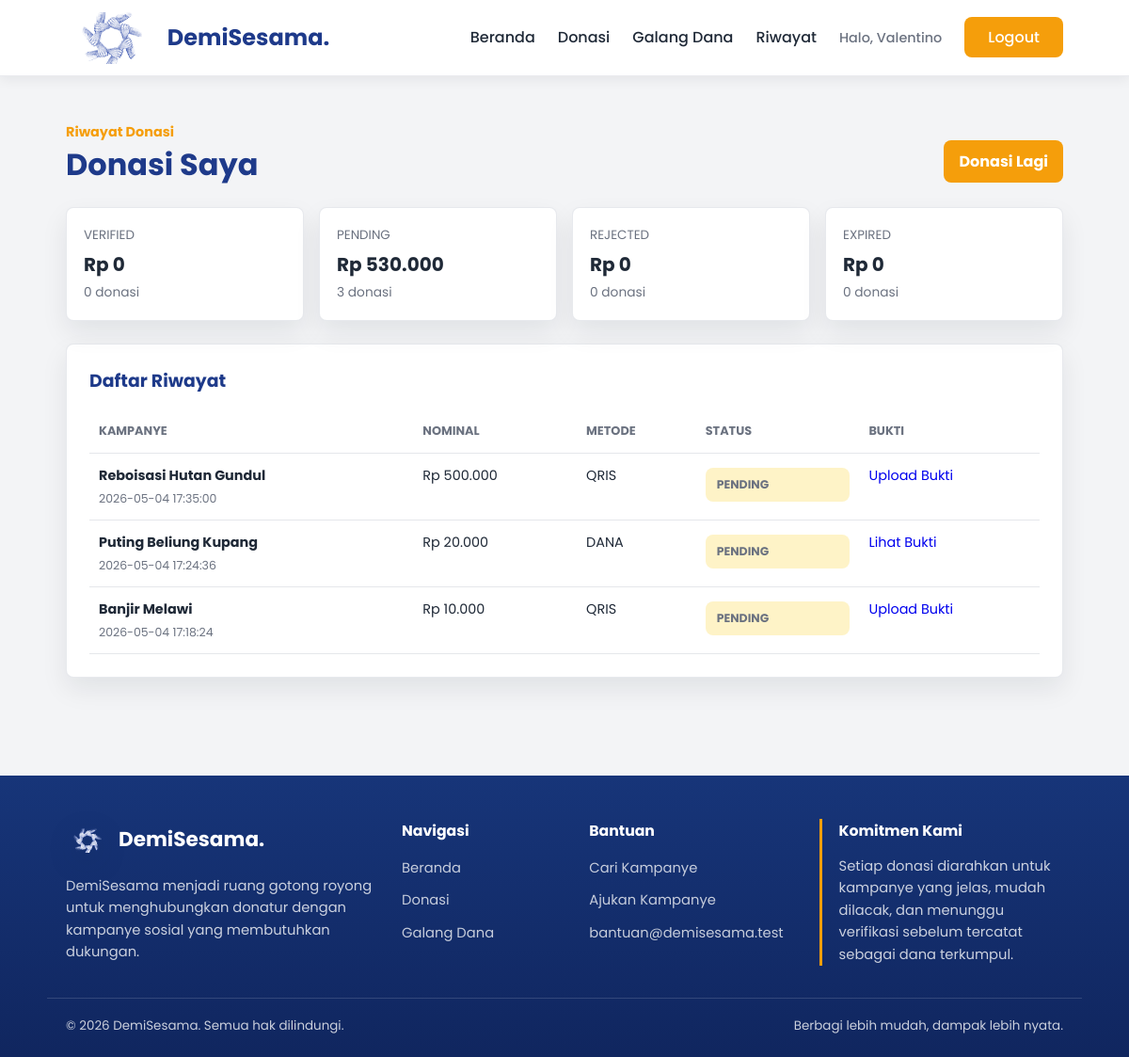
The app's page /pages/riwayat-donasi.php (signed in) with its own data.
### tables this page shows
CREATE TABLE `donasi` (
  `id_donasi` int(11) NOT NULL AUTO_INCREMENT,
  `id_donatur` int(11) NOT NULL,
  `id_kampanye` int(11) NOT NULL,
  `nominal_donasi` decimal(15,2) NOT NULL,
  `metode_pembayaran` varchar(50) NOT NULL,
  `pesan_dukungan` text DEFAULT NULL,
  `bukti_transfer` varchar(255) DEFAULT NULL,
  `status` enum('PENDING','VERIFIED','REJECTED','EXPIRED') DEFAULT 'PENDING',
  `waktu_donasi` timestamp NOT NULL DEFAULT current_timestamp(),
  `waktu_kadaluarsa` datetime DEFAULT NULL,
  PRIMARY KEY (`id_donasi`),
  KEY `id_donatur` (`id_donatur`),
  KEY `id_kampanye` (`id_kampanye`),
  CONSTRAINT `donasi_ibfk_1`
    FOREIGN KEY (`id_donatur`)
    REFERENCES `donatur` (`id_donatur`)
    ON DELETE CASCADE,
  CONSTRAINT `donasi_ibfk_2`
    FOREIGN KEY (`id_kampanye`)
    REFERENCES `kampanye` (`id_kampanye`)
    ON DELETE CASCADE
);

CREATE TABLE `kampanye` (
  `id_kampanye` int(11) NOT NULL AUTO_INCREMENT,
  `id_penyelenggara` int(11) NOT NULL,
  `judul_kampanye` varchar(100) NOT NULL,
  `kategori` varchar(50) NOT NULL,
  `lokasi` varchar(100) NOT NULL,
  `deskripsi` varchar(1000) NOT NULL,
  `target_dana` int(15) NOT NULL,
  `dana_terkumpul` int(15) NOT NULL DEFAULT 0,
  `batas_waktu` date NOT NULL,
  `gambar_poster` varchar(255) NOT NULL,
  `status` ENUM('pending', 'approved', 'rejected', 'completed') NOT NULL DEFAULT 'pending',
  PRIMARY KEY (`id_kampanye`),
  KEY `id_penyelenggara` (`id_penyelenggara`),
  CONSTRAINT `kampanye_ibfk_1`
    FOREIGN KEY (`id_penyelenggara`)
    REFERENCES `penyelenggara` (`id_penyelenggara`)
    ON DELETE CASCADE
    ON UPDATE CASCADE
);

CREATE TABLE `metode_pembayaran` (
  `id_metode` int(11) NOT NULL AUTO_INCREMENT,
  `kode` varchar(50) NOT NULL,
  `label` varchar(100) NOT NULL,
  `tipe` enum('qris','ewallet','bank') NOT NULL DEFAULT 'bank',
  `nomor_tujuan` varchar(100) DEFAULT NULL,
  `nama_pemilik` varchar(100) DEFAULT NULL,
  `instruksi` varchar(255) NOT NULL,
  `gambar` varchar(255) DEFAULT NULL,
  `aktif` tinyint(1) NOT NULL DEFAULT 1,
  PRIMARY KEY (`id_metode`),
  UNIQUE KEY `kode` (`kode`)
);

### components/path_helper.php (called while the page is built, shortened)
<?php
if (!function_exists('appBaseUrl')) {
    function appBaseUrl() {
        static $base_url = null;
        if ($base_url !== null) {
            return $base_url;
        }
        $document_root = realpath($_SERVER['DOCUMENT_ROOT'] ?? '');
        $project_root = realpath(dirname(__DIR__));
        if ($document_root && $project_root && strpos($project_root, $document_root) === 0) {
            $relative = trim(str_replace('\\', '/', substr($project_root, strlen($document_root))), '/');
            $base_url = '/' . ($relative !== '' ? $relative . '/' : '');
            return $base_url;
        }
        $script_name = str_replace('\\', '/', $_SERVER['SCRIPT_NAME'] ?? '/');
        $base_url = preg_replace('#/(admin|auth|pages)/[^/]*$#', '/', $script_name);
        $base_url = preg_replace('#/[^/]*$#', '/', $base_url);
        return $base_url ?: '/';
    }
}
if (!function_exists('url_for')) {
    function url_for($path = '') {
        $path = (string) $path;
        return appBaseUrl() . ltrim($path, '/');
    }
}
if (!function_exists('asset_url')) {
    function asset_url($path) {
        return url_for($path);
    }
}
if (!function_exists('current_page_path')) {
    function current_page_path() {
        $script_name = str_replace('\\', '/', $_SERVER['SCRIPT_NAME'] ?? '');
        $base_url = appBaseUrl();
        return ltrim(basename($script_name), '/');
    }
}
?>

### components/donation_helper.php (called while the page is built, shortened)
<?php
require_once __DIR__ . "/path_helper.php";
if (!function_exists('e')) {
    function e($value) {
        return htmlspecialchars((string) $value, ENT_QUOTES, 'UTF-8');
    }
}
if (!function_exists('formatRupiah')) {
    function formatRupiah($value) {
        return "Rp " . number_format((float) $value, 0, ',', '.');
    }
}
if (!function_exists('paymentMethodsTableAvailable')) {
    function paymentMethodsTableAvailable($conn) {
        $result = mysqli_query($conn, "SHOW TABLES LIKE 'metode_pembayaran'");
        return $result && mysqli_num_rows($result) > 0;
    }
}
if (!function_exists('paymentMethods')) {
    function paymentMethods($active_only = true) {
        global $conn;
        if (isset($conn) && $conn && paymentMethodsTableAvailable($conn)) {
            $where = $active_only ? "WHERE aktif = 1" : "";
            $result = mysqli_query(
                $conn,
                "SELECT kode, label, tipe, nomor_tujuan, nama_pemilik, instruksi, gambar
                 FROM metode_pembayaran
                 {$where}
                 ORDER BY label ASC"
            );
            $methods = [];
            if ($result) {
                while ($row = mysqli_fetch_assoc($result)) {
                    $methods[$row['kode']] = [
                        'label' => $row['label'],
                        'type' => $row['tipe'],
                        'account' => $row['nomor_tujuan'],
                        'account_name' => $row['nama_pemilik'],
                        'instruction' => $row['instruksi'],
                        'image' => $row['gambar'],
                    ];
                }
            }
            if (!empty($methods)) {
                return $methods;
            }
        }
        return defaultPaymentMethods();
    }
}
if (!function_exists('normalizePaymentMethod')) {
    function normalizePaymentMethod($method) {
        $method = strtolower(trim((string) $method));
        if ($method === 'qris') {
            return 'qris';
        }
        return $method;
    }
}
if (!function_exists('getPaymentMethod')) {
    function getPaymentMethod($method) {
        $methods = paymentMethods();
        $key = normalizePaymentMethod($method);
        return $methods[$key] ?? null;
    }
}
?>

### components/auth.php (called while the page is built, shortened)
<?php
require_once __DIR__ . "/donation_helper.php";
if (!function_exists('currentDonorId')) {
    function currentDonorId() {
        return (int) ($_SESSION['id_donatur'] ?? 0);
    }
}
?>

### pages/riwayat-donasi.php (the view, shortened to what this page needs)
<?php
require_once("../components/db_conn.php");
require_once("../components/auth.php");
require_once("../components/donation_helper.php");
$id_donatur = currentDonorId();
$summary = [
    'VERIFIED' => ['total' => 0, 'count' => 0],
    'PENDING' => ['total' => 0, 'count' => 0],
    'REJECTED' => ['total' => 0, 'count' => 0],
    'EXPIRED' => ['total' => 0, 'count' => 0],
];
$stmt = mysqli_prepare(
    $conn,
    "SELECT status, COUNT(*) AS total_donasi, COALESCE(SUM(nominal_donasi), 0) AS total_nominal
     FROM donasi
     WHERE id_donatur = ?
     GROUP BY status"
);
if ($stmt) {
    mysqli_stmt_bind_param($stmt, "i", $id_donatur);
    mysqli_stmt_execute($stmt);
    $result = mysqli_stmt_get_result($stmt);
    while ($row = $result ? mysqli_fetch_assoc($result) : null) {
        $summary[$row['status']] = [
            'total' => (float) $row['total_nominal'],
            'count' => (int) $row['total_donasi'],
        ];
    }
}
$stmt = mysqli_prepare(
    $conn,
    "SELECT d.*, k.judul_kampanye, k.gambar_poster
     FROM donasi d
     INNER JOIN kampanye k ON k.id_kampanye = d.id_kampanye
     WHERE d.id_donatur = ?
     ORDER BY d.waktu_donasi DESC"
);
$donations = [];
if ($stmt) {
    mysqli_stmt_bind_param($stmt, "i", $id_donatur);
    mysqli_stmt_execute($stmt);
    $result = mysqli_stmt_get_result($stmt);
    while ($row = $result ? mysqli_fetch_assoc($result) : null) {
        $donations[] = $row;
    }
}
?>
<!DOCTYPE html>
<html lang="id">
<head>
    <link rel="stylesheet" href="<?php echo asset_url('css/global.css?v=3'); ?>">
    <link rel="stylesheet" href="<?php echo asset_url('css/form.css?v=3'); ?>">
    <link rel="stylesheet" href="<?php echo asset_url('css/admin.css?v=1'); ?>">
</head>
<body>
    <?php include_once("../components/nav.php") ?>
    <main class="admin-page">
        <div class="container">
            <div class="admin-heading">
                <div>
                    <span>Riwayat Donasi</span>
                    <h1>Donasi Saya</h1>
                </div>
                <a href="<?php echo url_for('index.php#kampanye'); ?>" class="admin-primary-link">Donasi Lagi</a>
            </div>
            <section class="admin-stats">
                <?php foreach (['VERIFIED', 'PENDING', 'REJECTED', 'EXPIRED'] as $status): ?>
                    <div class="admin-stat-card">
                        <span><?php echo e($status); ?></span>
                        <strong><?php echo formatRupiah($summary[$status]['total']); ?></strong>
                        <p><?php echo (int) $summary[$status]['count']; ?> donasi</p>
                    </div>
                <?php endforeach; ?>
            </section>
            <section class="admin-panel">
                <h2>Daftar Riwayat</h2>
                <div class="admin-table-wrap">
                    <table class="admin-table">
                        <thead>
                            <tr>
                                <th>Kampanye</th>
                                <th>Nominal</th>
                                <th>Metode</th>
                                <th>Status</th>
                                <th>Bukti</th>
                            </tr>
                        </thead>
                        <tbody>
                            <?php foreach ($donations as $donasi): ?>
                                <?php $payment = getPaymentMethod($donasi['metode_pembayaran']); ?>
                                <tr>
                                    <td>
                                        <strong><?php echo e($donasi['judul_kampanye']); ?></strong>
                                        <span><?php echo e($donasi['waktu_donasi']); ?></span>
                                    </td>
                                    <td><?php echo formatRupiah($donasi['nominal_donasi']); ?></td>
                                    <td><?php echo e($payment['label'] ?? $donasi['metode_pembayaran']); ?></td>
                                    <td><span class="status-badge status-<?php echo strtolower(e($donasi['status'])); ?>"><?php echo e($donasi['status']); ?></span></td>
                                    <td>
                                        <?php if (!empty($donasi['bukti_transfer'])): ?>
                                            <a href="<?php echo e(asset_url($donasi['bukti_transfer'])); ?>" target="_blank" rel="noopener">Lihat Bukti</a>
                                        <?php elseif ($donasi['status'] === 'PENDING'): ?>
                                            <a href="<?php echo url_for('pages/verif.php?id=' . (int) $donasi['id_donasi']); ?>">Upload Bukti</a>
                                        <?php else: ?>
                                            <span>-</span>
                                        <?php endif; ?>
                                    </td>
                                </tr>
                            <?php endforeach; ?>
                        </tbody>
                    </table>
                </div>
            </section>
        </div>
    </main>
    <?php include_once("../components/footer.php") ?>
</body>
</html>

### CSS/global.css (style rules this page uses)
:root { --primary: #1E3A8A; --primary-hover: #3B82F6; --button: #F59E0B; --button-hover: #D97706; --bg-body: #F3F4F6; --white: #FFFFFF; --main-text: #1F2937; --text-desc: #6B7280; --border: #E5E7EB; --danger: #DC2626; --shadow-soft: 0 12px 28px rgba(15, 23, 42, 0.08); --shadow-hover: 0 18px 38px rgba(15, 23, 42, 0.14); }
* { margin: 0; padding: 0; box-sizing: border-box; font-family: 'Poppins', sans-serif; }
body { background-color: var(--bg-body); color: var(--main-text); line-height: 1.6; min-height: 100vh; }
.container { max-width: 1100px; margin: 0 auto; padding: 0 20px; }
a { text-decoration: none; }
html { scroll-behavior: smooth; }

### CSS/form.css (style rules this page uses)
.status-badge { display: inline-flex; align-items: center; min-height: 36px; padding: 8px 12px; border-radius: 8px; font-size: 0.82rem; font-weight: 700; letter-spacing: 0; background-color: #FEF3C7; color: #92400E; }

### CSS/admin.css (style rules this page uses)
.admin-page { min-height: 78vh; padding: 48px 0; }
.admin-heading { display: flex; align-items: flex-end; justify-content: space-between; gap: 18px; margin-bottom: 26px; }
.admin-heading span { color: var(--button); display: block; font-size: 0.9rem; font-weight: 700; margin-bottom: 4px; }
.admin-heading h1 { color: var(--primary); line-height: 1.2; }
.admin-primary-link, .admin-secondary-link, .admin-cancel-link { border-radius: 8px; display: inline-flex; font-weight: 700; justify-content: center; padding: 10px 16px; }
.admin-primary-link { background-color: var(--button); color: var(--white); }
.admin-stats, .admin-menu-grid, .admin-summary-grid { display: grid; gap: 16px; }
.admin-stats { grid-template-columns: repeat(4, minmax(0, 1fr)); margin-bottom: 24px; }
.admin-stat-card, .admin-menu-card, .admin-summary-card, .admin-panel { background-color: var(--white); border: 1px solid rgba(229, 231, 235, 0.9); border-radius: 8px; box-shadow: var(--shadow-soft); }
.admin-stat-card { padding: 18px; }
.admin-stat-card span, .admin-summary-card span { color: var(--text-desc); display: block; font-size: 0.84rem; margin-bottom: 8px; }
.admin-stat-card strong, .admin-summary-card strong { color: var(--main-text); display: block; font-size: 1.25rem; line-height: 1.25; overflow-wrap: anywhere; }
.admin-stat-card p, .admin-summary-card p { color: var(--text-desc); font-size: 0.86rem; margin-top: 6px; }
.admin-panel { padding: 24px; }
.admin-panel h2 { color: var(--primary); font-size: 1.18rem; margin-bottom: 16px; }
.admin-table-wrap { overflow-x: auto; }
.admin-table { border-collapse: collapse; min-width: 720px; width: 100%; }
.admin-table th, .admin-table td { border-bottom: 1px solid var(--border); padding: 12px 10px; text-align: left; vertical-align: top; }
.admin-table th { color: var(--text-desc); font-size: 0.8rem; text-transform: uppercase; }
.admin-table td { color: var(--main-text); font-size: 0.9rem; }
.admin-table td span { color: var(--text-desc); display: block; font-size: 0.78rem; margin-top: 3px; }

### records on screen
donasi: id_kampanye.judul_kampanye "Reboisasi Hutan Gundul", waktu_donasi "2026-05-04 17:35:00", nominal_donasi "Rp 500.000", metode_pembayaran.label "QRIS", status "PENDING"
donasi: id_kampanye.judul_kampanye "Puting Beliung Kupang", waktu_donasi "2026-05-04 17:24:36", nominal_donasi "Rp 20.000", status "PENDING"
metode_pembayaran: label "DANA"
donasi: id_kampanye.judul_kampanye "Banjir Melawi", waktu_donasi "2026-05-04 17:18:24", nominal_donasi "Rp 10.000", status "PENDING"
metode_pembayaran: label "QRIS"

### other values on screen
$nama_pertama_nav "Valentino"
$status "VERIFIED"
formatRupiah($summary[$status]['total']) "Rp 0"
$summary[$status]['count'] "0"
$status "PENDING"
formatRupiah($summary[$status]['total']) "Rp 530.000"
$summary[$status]['count'] "3"
$status "REJECTED"
$status "EXPIRED"
